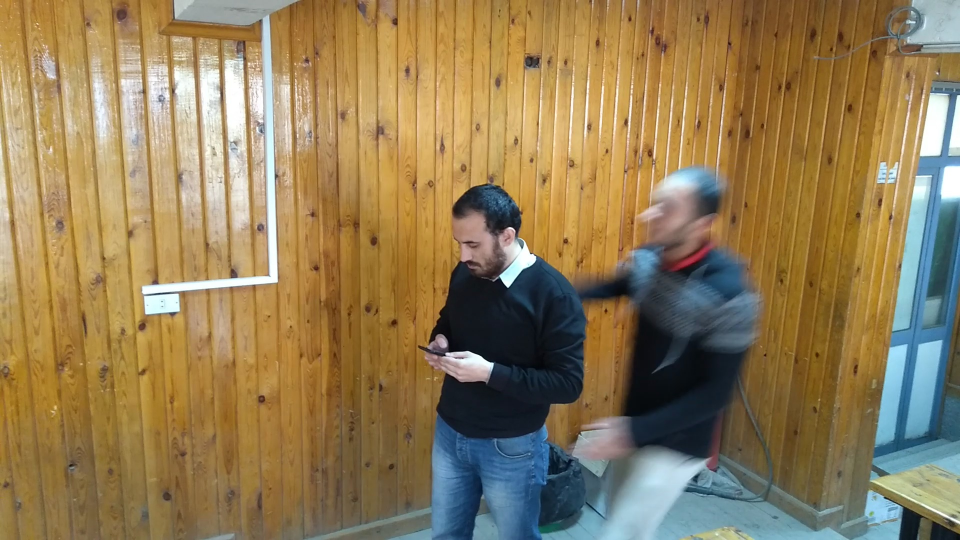
#> input picture demo-frames/V_1_frame10.jpg, 1920 x 1080 px, given in place of V_1_frame0.jpg, which was not available (shown at 1/2 size)
$ python test_flow.py
#> lines starting #> are read from the running program, lines starting #| are printed output that depends on the picture; pictures that were not available may be replaced by others from this repository, and a replacement may not be noted
import cv2
import numpy as np

# Load two consecutive frames
frame1 = cv2.imread('demo-frames/V_1_frame0.jpg')
#> frame1 is the input picture: shape (1080, 1920, 3); mean B, G, R 86.3, 124.8, 145.6
frame2 = cv2.imread('demo-frames/V_1_frame1.jpg')
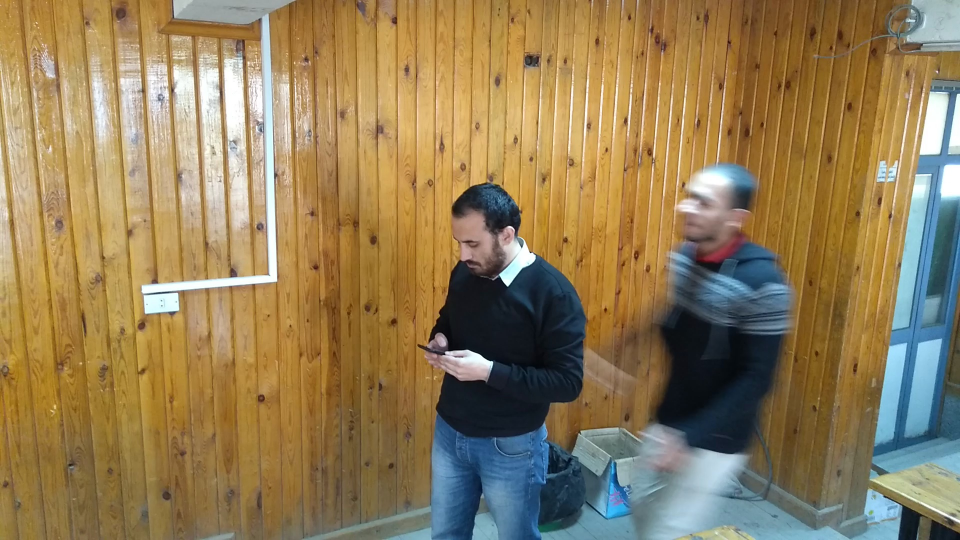
#> input picture demo-frames/V_1_frame1.jpg, 1920 x 1080 px (shown at 1/2 size)
#> frame2 is the input picture: shape (1080, 1920, 3); mean B, G, R 87.2, 125.6, 146.3
# Assuming frame1 and frame2 are your consecutive frames from a video source
# Convert images to grayscale
gray1 = cv2.cvtColor(frame1, cv2.COLOR_BGR2GRAY)
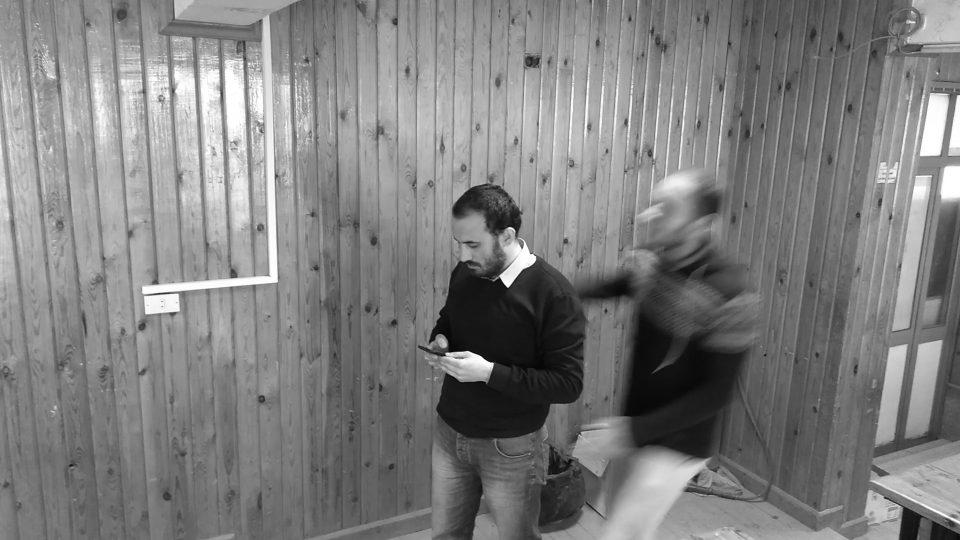
#> gray1: shape (1080, 1920) (shown at 1/2 size); min 1, max 255, mean 126.6
gray2 = cv2.cvtColor(frame2, cv2.COLOR_BGR2GRAY)
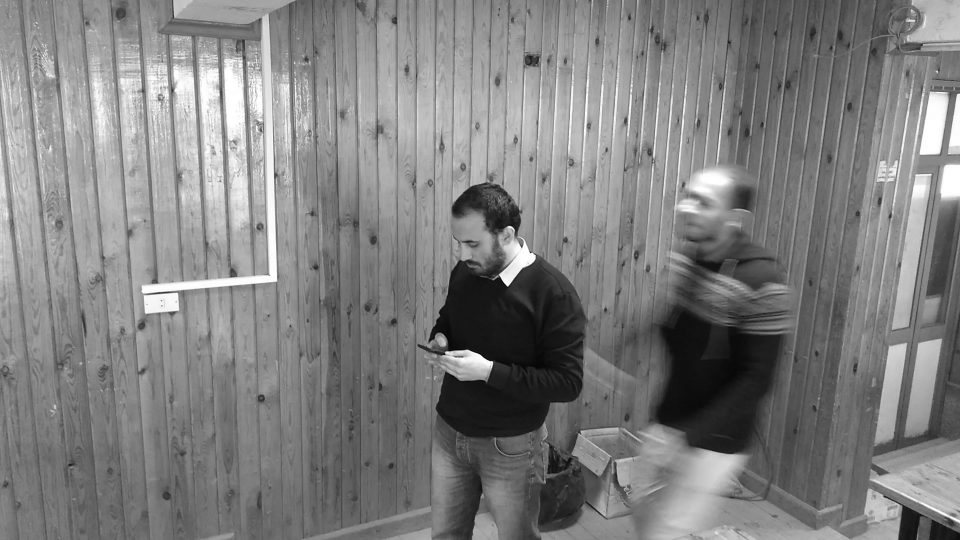
#> gray2: shape (1080, 1920) (shown at 1/2 size); min 1, max 255, mean 127.4
feature_params = dict(maxCorners=100,
                      qualityLevel=0.3,
                      minDistance=7,
                      blockSize=7)
# Parameters for Lucas-Kanade optical flow
lk_params = dict(winSize=(15, 15),
                 maxLevel=2,
                 criteria=(cv2.TERM_CRITERIA_EPS | cv2.TERM_CRITERIA_COUNT, 10, 0.03))

# Points to track
p0 = cv2.goodFeaturesToTrack(gray1, mask=None, **feature_params)
#> p0 = 17 rows, first 8: [1016, 573], [985, 727], [1061, 506], [892, 707], [998, 552], [1043, 495], [1072, 514], [1916, 193]

# Calculate optical flow
p1, st, err = cv2.calcOpticalFlowPyrLK(gray1, gray2, p0, None, **lk_params)
#> p1 = 17 rows, first 8: [1015.4, 570.4], [983.9, 724.3], [1060.1, 503.6], [891.2, 704.6], [997.6, 549.5], [1042.3, 492.9], [1071, 511.5], [1915.6, 190.1]; st = 17 values from 1 to 1; err = 17 values, max 32.87 at index 8, min 2.47 at index 14, mean 6.08

# Select good points
good_new = p1[st == 1]
#> good_new has the same summary as p1
good_old = p0[st == 1]
#> good_old has the same summary as p0

# Create a mask image for drawing purposes
mask = np.zeros_like(frame1)

# Draw the tracks
for i, (new, old) in enumerate(zip(good_new, good_old)):
    a, b = new.ravel()
    c, d = old.ravel()
    mask = cv2.line(mask, (a, b), (c, d), (0, 255, 0), 2)
    frame2 = cv2.circle(frame2, (a, b), 5, (0, 0, 255), -1)
#> this loop made 17 passes
#> (a, b, c, d) on passes 1 to 12: (1015.4, 570.4, 1016, 573), (983.9, 724.3, 985, 727), (1060.1, 503.6, 1061, 506), (891.2, 704.6, 892, 707), (997.6, 549.5, 998, 552), (1042.3, 492.9, 1043, 495), (1071, 511.5, 1072, 514), (1915.6, 190.1, 1916, 193), (1158.5, 871.7, 1163, 865), (551.7, 560.5, 553, 562), (1830.3, 40.89, 1831, 44), (288.3, 592.5, 289, 594)
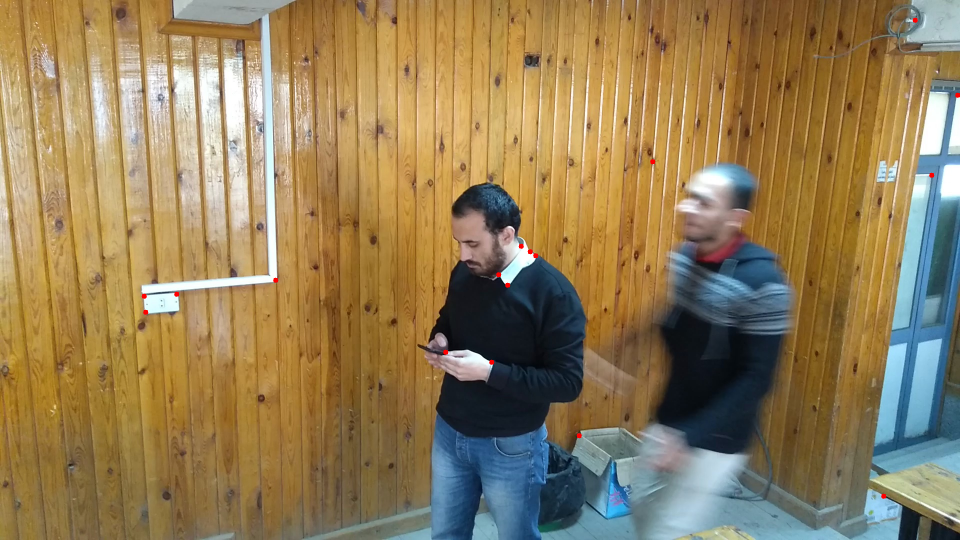
#> frame2: shape (1080, 1920, 3) (shown at 1/2 size); mean B, G, R 87.1, 125.5, 146.3
#> mask: shape (1080, 1920, 3); mean of channels 0, 1, 2 0, 0, 0

img = cv2.add(frame2, mask)

# Display the optical flow image
cv2.imshow('Optical Flow', img)
cv2.waitKey(0)
cv2.destroyAllWindows()
